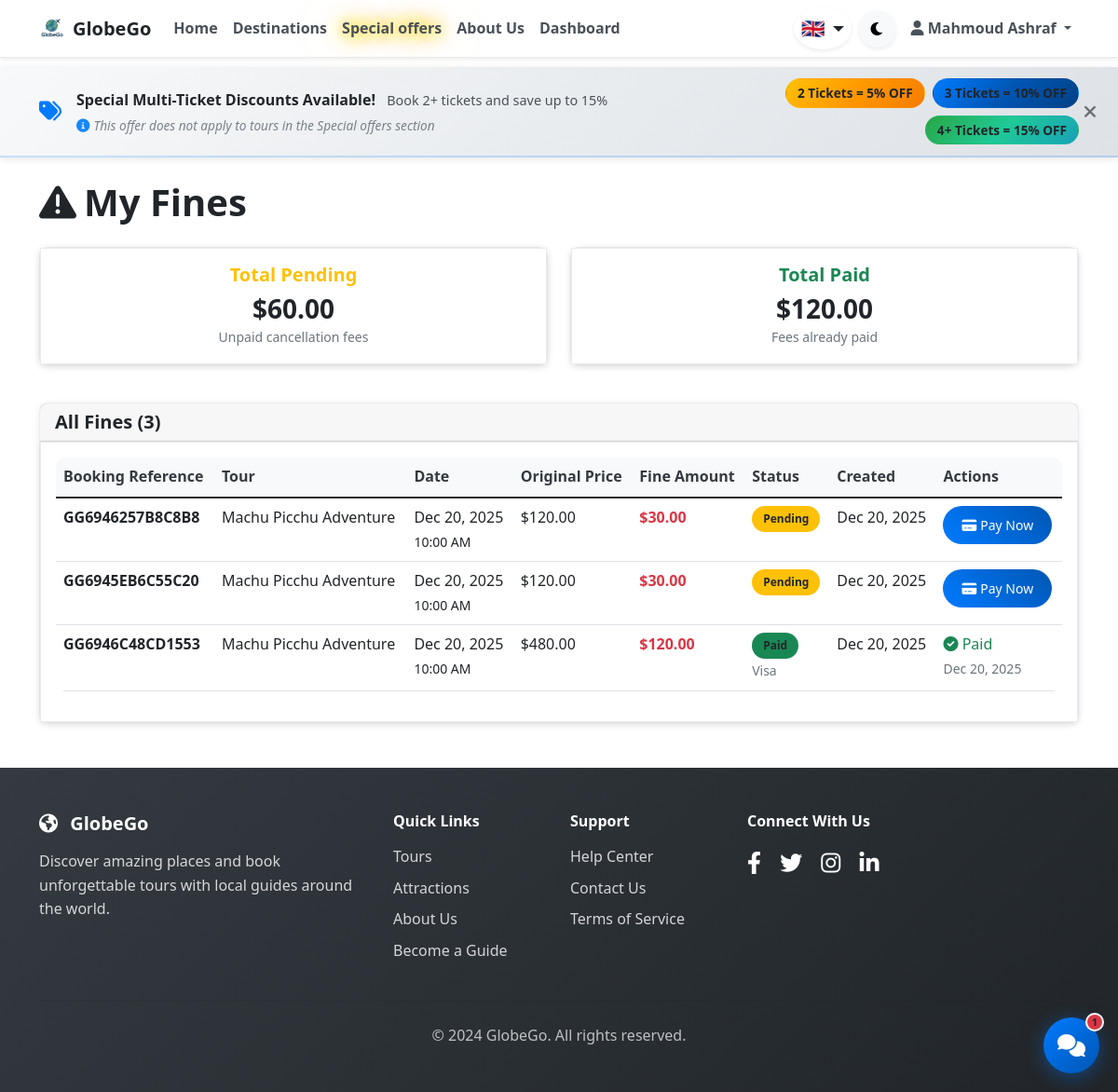
Page /GlobeGoProject/fines.php (signed in) on the committed database.
### tables this page shows
CREATE TABLE `fines` (
  `id` int(11) NOT NULL,
  `tourist_id` int(11) NOT NULL,
  `booking_id` int(11) NOT NULL,
  `booking_reference` varchar(20) NOT NULL,
  `amount` decimal(10,2) NOT NULL,
  `original_price` decimal(10,2) NOT NULL,
  `status` enum('pending','paid') DEFAULT 'pending',
  `payment_method` varchar(50) DEFAULT NULL,
  `payment_reference` varchar(255) DEFAULT NULL,
  `created_at` timestamp NOT NULL DEFAULT current_timestamp(),
  `paid_at` timestamp NULL DEFAULT NULL
);

CREATE TABLE `tours` (
  `id` int(11) NOT NULL,
  `guide_id` int(11) NOT NULL,
  `guide_bio` text DEFAULT NULL,
  `attraction_id` int(11) DEFAULT NULL,
  `title` varchar(255) NOT NULL,
  `description` text NOT NULL,
  `price` decimal(10,2) NOT NULL,
  `duration_hours` int(11) NOT NULL,
  `max_participants` int(11) NOT NULL,
  `meeting_point` varchar(255) NOT NULL,
  `category` varchar(100) DEFAULT NULL,
  `image_url` varchar(255) DEFAULT NULL,
  `status` enum('active','inactive','cancelled') DEFAULT 'active',
  `created_at` timestamp NOT NULL DEFAULT current_timestamp(),
  `updated_at` timestamp NOT NULL DEFAULT current_timestamp() ON UPDATE current_timestamp()
);

CREATE TABLE `tour_schedules` (
  `id` int(11) NOT NULL,
  `tour_id` int(11) NOT NULL,
  `tour_date` date NOT NULL,
  `tour_time` time NOT NULL,
  `available_spots` int(11) NOT NULL,
  `status` enum('available','full','cancelled') DEFAULT 'available',
  `created_at` timestamp NOT NULL DEFAULT current_timestamp()
);

### GlobeGoProject/controllers/BaseController.php (called while the page is built, shortened)
<?php
require_once __DIR__ . '/../config/config.php';
class BaseController
{
    public function __construct(PDO $db)
    {
        $this->db = $db;
    }
    protected function render(string $view, array $data = [], ?string $pageTitle = null): void
    {
        include __DIR__ . '/../includes/header.php';
        include __DIR__ . '/../views/' . $view . '.php';
        include __DIR__ . '/../includes/footer.php';
    }
}

### GlobeGoProject/controllers/FinesController.php (called while the page is built, shortened)
<?php
require_once __DIR__ . '/BaseController.php';
require_once __DIR__ . '/../classes/Fine.php';
class FinesController extends BaseController
{
    public function index(): void
    {
        try {
            $fine = new Fine($this->db);
            $fines = $fine->getFinesByTourist($_SESSION['user_id']);
        } catch (PDOException $e) {
            error_log("Error fetching fines: " . $e->getMessage());
            $_SESSION['error_message'] = "Database error. Please visit <a href='" . SITE_URL . "/create-fines-table.php'>create-fines-table.php</a> to set up the fines table.";
            redirect(SITE_URL . '/dashboard.php');
            return;
        }
        $total_pending = 0;
        $total_paid = 0;
        foreach ($fines as $fine_item) {
            if ($fine_item['status'] === 'pending') {
                $total_pending += $fine_item['amount'];
            } else {
                $total_paid += $fine_item['amount'];
            }
        }
        $this->render('fines/index', [
            'fines' => $fines,
            'total_pending' => $total_pending,
            'total_paid' => $total_paid,
        ], 'Fines');
    }
}

### GlobeGoProject/fines.php (called while the page is built)
<?php
require_once __DIR__ . '/config/config.php';
require_once __DIR__ . '/controllers/FinesController.php';
$database = new Database();
$controller = new FinesController($database->getConnection());
$controller->index();

### GlobeGoProject/classes/Fine.php (called while the page is built, shortened)
<?php
require_once __DIR__ . '/../config/config.php';
class Fine {
    private $conn;
    private $table_name = "fines";
    public function __construct($db) {
        $this->conn = $db;
    }
    public function getFinesByTourist($tourist_id, $status = null) {
        $query = "SELECT f.*, b.tour_schedule_id, ts.tour_date, ts.tour_time, t.title as tour_title
                  FROM " . $this->table_name . " f
                  LEFT JOIN bookings b ON f.booking_id = b.id
                  LEFT JOIN tour_schedules ts ON b.tour_schedule_id = ts.id
                  LEFT JOIN tours t ON ts.tour_id = t.id
                  WHERE f.tourist_id = :tourist_id";
        $query .= " ORDER BY f.created_at DESC";
        $stmt = $this->conn->prepare($query);
        $stmt->bindParam(":tourist_id", $tourist_id);
        $stmt->execute();
        return $stmt->fetchAll(PDO::FETCH_ASSOC);
    }
}

### GlobeGoProject/config/config.php (called while the page is built, shortened)
<?php
function formatPrice($price) {
    return '$' . number_format($price, 2);
}
?>

### GlobeGoProject/views/fines/index.php (the view, shortened to what this page needs)
<div class="container mt-4">
    <div class="row">
        <div class="col-12">
            <h1 class="mb-4"><i class="fas fa-exclamation-triangle me-2"></i>My Fines</h1>
        </div>
    </div>
    <div class="row mb-4">
        <div class="col-md-6 mb-3">
            <div class="card text-center">
                <div class="card-body">
                    <h5 class="card-title text-warning">Total Pending</h5>
                    <h3 class="mb-0"><?php echo formatPrice($total_pending ?? 0); ?></h3>
                    <small class="text-muted">Unpaid cancellation fees</small>
                </div>
            </div>
        </div>
        <div class="col-md-6 mb-3">
            <div class="card text-center">
                <div class="card-body">
                    <h5 class="card-title text-success">Total Paid</h5>
                    <h3 class="mb-0"><?php echo formatPrice($total_paid ?? 0); ?></h3>
                    <small class="text-muted">Fees already paid</small>
                </div>
            </div>
        </div>
    </div>
    <div class="card">
        <div class="card-header">
            <h5 class="mb-0">All Fines (<?php echo count($fines ?? []); ?>)</h5>
        </div>
        <div class="card-body">
            <?php if (empty($fines)): ?>
                <div class="alert alert-info text-center">
                    <i class="fas fa-check-circle fa-3x mb-3"></i>
                    <h5>No Fines</h5>
                    <p class="mb-0">You don't have any cancellation fines at this time.</p>
                </div>
            <?php else: ?>
                <div class="table-responsive">
                    <table class="table table-hover">
                        <thead>
                            <tr>
                                <th>Booking Reference</th>
                                <th>Tour</th>
                                <th>Date</th>
                                <th>Original Price</th>
                                <th>Fine Amount</th>
                                <th>Status</th>
                                <th>Created</th>
                                <th>Actions</th>
                            </tr>
                        </thead>
                        <tbody>
                            <?php foreach ($fines as $fine_item): ?>
                                <tr>
                                    <td><strong><?php echo htmlspecialchars($fine_item['booking_reference']); ?></strong></td>
                                    <td>
                                        <?php echo htmlspecialchars($fine_item['tour_title'] ?? 'N/A'); ?>
                                    </td>
                                    <td>
                                        <?php if ($fine_item['tour_date']): ?>
                                            <?php echo date('M j, Y', strtotime($fine_item['tour_date'])); ?>
                                            <?php if ($fine_item['tour_time']): ?>
                                                <br><small><?php echo date('g:i A', strtotime($fine_item['tour_time'])); ?></small>
                                            <?php endif; ?>
                                        <?php else: ?>
                                            <span class="text-muted">N/A</span>
                                        <?php endif; ?>
                                    </td>
                                    <td><?php echo formatPrice($fine_item['original_price']); ?></td>
                                    <td><strong class="text-danger"><?php echo formatPrice($fine_item['amount']); ?></strong></td>
                                    <td>
                                        <span class="badge bg-<?php echo $fine_item['status'] === 'paid' ? 'success' : 'warning'; ?>">
                                            <?php echo ucfirst($fine_item['status']); ?>
                                        </span>
                                        <?php if ($fine_item['status'] === 'paid' && $fine_item['payment_method']): ?>
                                            <br><small class="text-muted"><?php echo ucfirst($fine_item['payment_method']); ?></small>
                                        <?php endif; ?>
                                    </td>
                                    <td><?php echo date('M j, Y', strtotime($fine_item['created_at'])); ?></td>
                                    <td>
                                        <?php if ($fine_item['status'] === 'pending'): ?>
                                            <button type="button" class="btn btn-sm btn-primary pay-fine-btn"
                                                    data-fine-id="<?php echo $fine_item['id']; ?>"
                                                    data-bs-toggle="modal"
                                                    data-bs-target="#payFineModal<?php echo $fine_item['id']; ?>">
                                                <i class="fas fa-credit-card me-1"></i>Pay Now
                                            </button>
                                        <?php else: ?>
                                            <span class="text-success">
                                                <i class="fas fa-check-circle"></i> Paid
                                            </span>
                                            <?php if ($fine_item['paid_at']): ?>
                                                <br><small class="text-muted"><?php echo date('M j, Y', strtotime($fine_item['paid_at'])); ?></small>
                                            <?php endif; ?>
                                        <?php endif; ?>
                                    </td>
                                </tr>
                            <?php endforeach; ?>
                        </tbody>
                    </table>
                </div>
            <?php endif; ?>
        </div>
    </div>
</div>

### GlobeGoProject/assets/css/style.css (style rules this page uses)
:root { --primary-color: #007bff; --secondary-color: #6c757d; --success-color: #28a745; --danger-color: #dc3545; --warning-color: #ffc107; --info-color: #17a2b8; --light-color: #f8f9fa; --dark-color: #343a40; --text-color: #212529; --muted-text-color: #6c757d; }
body { font-family: 'Segoe UI', Tahoma, Geneva, Verdana, sans-serif; line-height: 1.6; color: var(--text-color); background-color: #ffffff; padding-top: 72px; user-select: none; -webkit-user-select: none; -moz-user-select: none; -ms-user-select: none; }
body:not(.dark) { background-color: #ffffff; color: #212529; }
body:not(.dark) h1, body:not(.dark) h2, body:not(.dark) h3, body:not(.dark) h4, body:not(.dark) h5, body:not(.dark) h6 { color: #212529; font-weight: 600; }
body:not(.dark) p, body:not(.dark) span, body:not(.dark) div, body:not(.dark) label { color: #212529; }
.card { border: none; border-radius: 10px; transition: transform 0.3s ease, box-shadow 0.3s ease; }
.btn { border-radius: 25px; padding: 10px 20px; font-weight: 500; transition: all 0.3s ease; }
.btn-primary { background: linear-gradient(45deg, #007bff, #0056b3); border: none; }
body:not(.dark) .card, body:not(.dark) .card-body { background-color: #ffffff; color: #212529; border: 1px solid #e9ecef; box-shadow: 0 2px 8px rgba(0, 0, 0, 0.08); }
body:not(.dark) .text-muted { color: #6c757d !important; }
.badge { border-radius: 20px; padding: 8px 12px; }
.table { border-radius: 10px; overflow: hidden; }
.table thead th { border: none; background: var(--light-color); font-weight: 600; }
body:not(.dark) .table thead th { color: var(--dark-color); }
.fade-in { animation: fadeIn 0.5s ease-in; }

### rows in the picture
fines: booking_reference "GG6946257B8C8B8", tours.title "Machu Picchu Adventure", tour_schedules.tour_date "Dec 20, 2025", tour_schedules.tour_time "10:00 AM", original_price "$120.00", amount "$30.00", status "Pending", created_at "Dec 20, 2025"
fines: booking_reference "GG6945EB6C55C20", tours.title "Machu Picchu Adventure", tour_schedules.tour_date "Dec 20, 2025", tour_schedules.tour_time "10:00 AM", original_price "$120.00", amount "$30.00", status "Pending", created_at "Dec 20, 2025"
fines: booking_reference "GG6946C48CD1553", tours.title "Machu Picchu Adventure", tour_schedules.tour_date "Dec 20, 2025", tour_schedules.tour_time "10:00 AM", original_price "$480.00", amount "$120.00", status "Paid", payment_method "Visa", created_at "Dec 20, 2025", paid_at "Dec 20, 2025"

### other values in the picture
$item['text'] "Home"
$item['text'] "Destinations"
$item['text'] "Special offers"
$item['text'] "About Us"
Language::t('nav.dashboard') "Dashboard"
Language::getLanguageFlag() "🇬🇧"
$_SESSION['user_name'] "Mahmoud Ashraf"
Language::t('home.discount_banner_title') "Special Multi-Ticket Discounts Available!"
Language::t('home.discount_banner_text') "Book 2+ tickets and save up to 15%"
Language::t('home.discount_banner_disclaimer') "This offer does not apply to tours in the Special offers section"
Language::t('home.tickets_2') "2 Tickets"
Language::t('home.tickets_3') "3 Tickets"
Language::t('home.tickets_4') "4+ Tickets"
formatPrice($total_pending ?? 0) "$60.00"
formatPrice($total_paid ?? 0) "$120.00"
